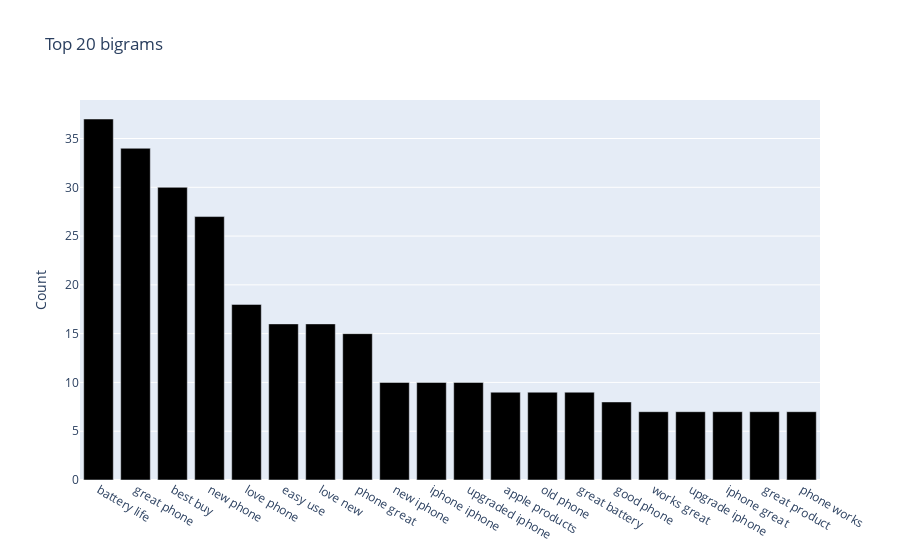

The notebook cell this image was saved under:
### Code cell
import plotly.offline as pyo
import plotly.graph_objs as go

def get_top_n_bigram(corpus, n=None):
    vec = CountVectorizer(ngram_range=(2, 2), stop_words='english').fit(corpus)
    bag_of_words = vec.transform(corpus)
    sum_words = bag_of_words.sum(axis=0) 
    words_freq = [(word, sum_words[0, idx]) for word, idx in vec.vocabulary_.items()]
    words_freq = sorted(words_freq, key = lambda x: x[1], reverse=True)
    return words_freq[:n]

common_words = get_top_n_bigram(reviews_to_clean['processedReviews'], 20)

df1 = pd.DataFrame(common_words, columns = ['text' , 'count'])
data = [go.Bar(x=df1['text'], y=df1['count'], name='Top 20 bigrams', marker=dict(color='black'))]
layout = go.Layout(title='Top 20 bigrams', yaxis=dict(title='Count'))

fig = go.Figure(data=data, layout=layout)
pyo.iplot(fig)

### Figure 1 — Plotly figure (JSON) as saved in the notebook; plotly's stock layout.template omitted (floating-point values rounded to 4 significant figures)
{"data": [{"marker": {"color": "black"}, "name": "Top 20 bigrams", "type": "bar", "x": ["battery life", "great phone", "best buy", "new phone", "love phone", "easy use", "love new", "phone great", "new iphone", "iphone iphone", "upgraded iphone", "apple products", "old phone", "great battery", "good phone", "works great", "upgrade iphone", "iphone great", "great product", "phone works"], "y": [37, 34, 30, 27, 18, 16, 16, 15, 10, 10, 10, 9, 9, 9, 8, 7, 7, 7, 7, 7]}], "layout": {"title": {"text": "Top 20 bigrams"}, "yaxis": {"title": {"text": "Count"}}}}
